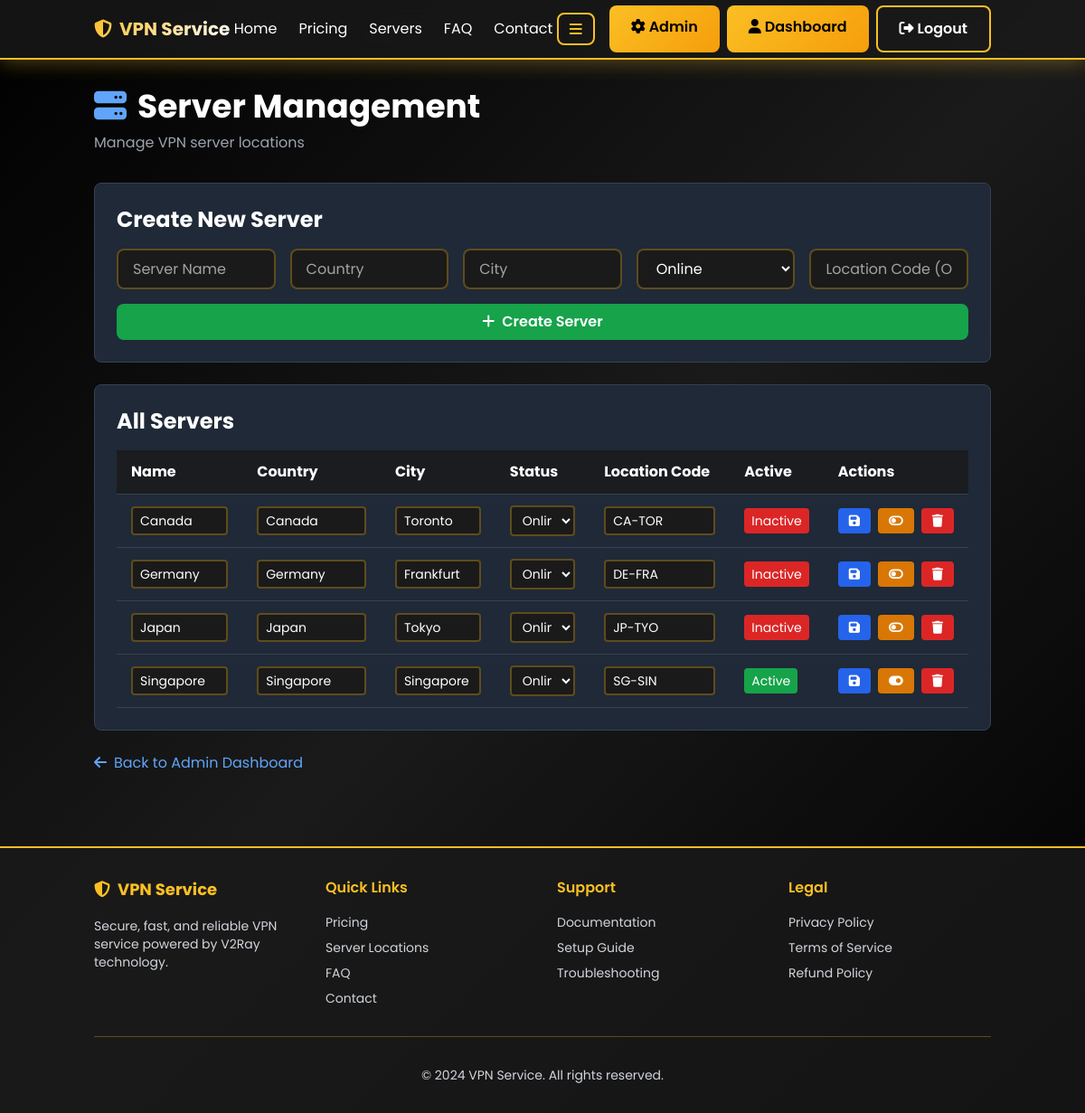
The app's page /admin/servers (signed in) with its own data.
### tables this page shows
CREATE TABLE servers (
                id INTEGER PRIMARY KEY AUTOINCREMENT,
                name TEXT NOT NULL,
                country TEXT NOT NULL,
                city TEXT NOT NULL,
                status TEXT DEFAULT 'online',
                location_code TEXT,
                created_at TEXT DEFAULT CURRENT_TIMESTAMP,
                is_active INTEGER DEFAULT 1
            );

### app.py (the view)
@app.route('/admin/servers')
@admin_required
def admin_servers():
    servers = get_all_servers()
    servers = [dict(server) for server in servers]
    return render_template('admin/servers.html', servers=servers)

### admin.py (called while the page is built)
def get_all_servers():
    return db.execute_query('SELECT * FROM servers ORDER BY country, city')

### app.py (called while the page is built)
def admin_required(f):
    @wraps(f)
    def decorated_function(*args, **kwargs):
        if 'user_id' not in session or not is_admin(session.get('email', '')):
            return redirect(url_for('login'))
        return f(*args, **kwargs)
    return decorated_function

### auth.py (called while the page is built)
def is_admin(email):
    return email == 'admin@vpnservice.com'

### models.py (called while the page is built)
    def get_connection(self):
        conn = sqlite3.connect(self.db_path)
        conn.row_factory = sqlite3.Row
        return conn

    def execute_query(self, query, params=()):
        conn = self.get_connection()
        cursor = conn.cursor()
        cursor.execute(query, params)
        result = cursor.fetchall()
        conn.commit()
        conn.close()
        return result

### templates/admin/servers.html (shortened to what this page needs)
{% extends "base.html" %}
{% block content %}
<div class="mb-8">
    <h1 class="text-4xl font-bold mb-2">
        <i class="fas fa-server text-blue-400 mr-3"></i>Server Management
    </h1>
    <p class="text-gray-400">Manage VPN server locations</p>
</div>
<div class="bg-gray-800 rounded-lg p-6 border border-gray-700 mb-6">
    <h2 class="text-2xl font-bold mb-4">Create New Server</h2>
    <form method="POST" action="{{ url_for('admin_create_server') }}" class="grid grid-cols-1 md:grid-cols-5 gap-4">
        <input type="text" name="name" placeholder="Server Name" required
               class="px-4 py-2 bg-gray-700 border border-gray-600 rounded-lg focus:outline-none focus:border-blue-500">
        <input type="text" name="country" placeholder="Country" required
               class="px-4 py-2 bg-gray-700 border border-gray-600 rounded-lg focus:outline-none focus:border-blue-500">
        <input type="text" name="city" placeholder="City" required
               class="px-4 py-2 bg-gray-700 border border-gray-600 rounded-lg focus:outline-none focus:border-blue-500">
        <select name="status" class="px-4 py-2 bg-gray-700 border border-gray-600 rounded-lg focus:outline-none focus:border-blue-500">
            <option value="online">Online</option>
        </select>
        <input type="text" name="location_code" placeholder="Location Code (Optional)"
               class="px-4 py-2 bg-gray-700 border border-gray-600 rounded-lg focus:outline-none focus:border-blue-500">
        <button type="submit" class="md:col-span-5 px-6 py-2 bg-green-600 hover:bg-green-700 rounded-lg font-semibold transition">
            <i class="fas fa-plus mr-2"></i>Create Server
        </button>
    </form>
</div>
<div class="bg-gray-800 rounded-lg p-6 border border-gray-700 overflow-x-auto">
    <h2 class="text-2xl font-bold mb-4">All Servers</h2>
    <table class="w-full">
        <thead>
            <tr class="border-b border-gray-700">
                <th class="text-left py-3 px-4">Name</th>
                <th class="text-left py-3 px-4">Country</th>
                <th class="text-left py-3 px-4">City</th>
                <th class="text-left py-3 px-4">Status</th>
                <th class="text-left py-3 px-4">Location Code</th>
                <th class="text-left py-3 px-4">Active</th>
                <th class="text-left py-3 px-4">Actions</th>
            </tr>
        </thead>
        <tbody>
            {% for server in servers %}
            <tr class="border-b border-gray-700 hover:bg-gray-700">
                <td class="py-3 px-4">
                    <form method="POST" action="{{ url_for('admin_update_server', server_id=server['id']) }}" class="inline">
                        <input type="text" name="name" value="{{ server['name'] }}" required
                               class="w-full px-2 py-1 bg-gray-700 border border-gray-600 rounded text-sm">
                </td>
                <td class="py-3 px-4">
                        <input type="text" name="country" value="{{ server['country'] }}" required
                               class="w-full px-2 py-1 bg-gray-700 border border-gray-600 rounded text-sm">
                </td>
                <td class="py-3 px-4">
                        <input type="text" name="city" value="{{ server['city'] }}" required
                               class="w-full px-2 py-1 bg-gray-700 border border-gray-600 rounded text-sm">
                </td>
                <td class="py-3 px-4">
                        <select name="status" class="w-full px-2 py-1 bg-gray-700 border border-gray-600 rounded text-sm">
                            <option value="online" {% if server['status'] == 'online' %}selected{% endif %}>Online</option>
                        </select>
                </td>
                <td class="py-3 px-4">
                        <input type="text" name="location_code" value="{{ server['location_code'] or '' }}"
                               class="w-full px-2 py-1 bg-gray-700 border border-gray-600 rounded text-sm">
                </td>
                <td class="py-3 px-4">
                    {% if server['is_active'] %}
                    <span class="px-2 py-1 bg-green-600 rounded text-sm">Active</span>
                    {% else %}
                    <span class="px-2 py-1 bg-red-600 rounded text-sm">Inactive</span>
                    {% endif %}
                </td>
                <td class="py-3 px-4">
                    <div class="flex space-x-2">
                        <button type="submit" class="px-3 py-1 bg-blue-600 hover:bg-blue-700 rounded text-sm transition">
                            <i class="fas fa-save"></i>
                        </button>
                        <a href="{{ url_for('admin_toggle_server', server_id=server['id']) }}"
                           class="px-3 py-1 bg-yellow-600 hover:bg-yellow-700 rounded text-sm transition">
                            <i class="fas fa-toggle-{{ 'on' if server['is_active'] else 'off' }}"></i>
                        </a>
                        <a href="{{ url_for('admin_delete_server', server_id=server['id']) }}"
                           onclick="return confirm('Are you sure you want to delete this server?')"
                           class="px-3 py-1 bg-red-600 hover:bg-red-700 rounded text-sm transition">
                            <i class="fas fa-trash"></i>
                        </a>
                    </div>
                </td>
            </tr>
            {% endfor %}
        </tbody>
    </table>
</div>
<div class="mt-6">
    <a href="{{ url_for('admin_dashboard') }}" class="text-blue-400 hover:text-blue-300">
        <i class="fas fa-arrow-left mr-2"></i>Back to Admin Dashboard
    </a>
</div>
{% endblock %}

### static/css/style.css (style rules this page uses)
* { font-family: 'Poppins', sans-serif; }
:root { --bg-primary: #000000; --bg-secondary: #1a1a1a; --bg-card: rgba(26, 26, 26, 0.8); --text-primary: #ffffff; --text-secondary: #e5e5e5; --text-muted: #a3a3a3; --accent-color: #fbbf24; --accent-hover: #f59e0b; --border-color: rgba(251, 191, 36, 0.3); --shadow-color: rgba(251, 191, 36, 0.3); }
body { background: linear-gradient(135deg, var(--bg-primary) 0%, var(--bg-secondary) 50%, var(--bg-primary) 100%); min-height: 100vh; animation: fadeIn 0.6s ease-out; color: var(--text-primary); transition: background 0.3s ease, color 0.3s ease; }
input, textarea, select { background: var(--bg-secondary) !important; border: 2px solid var(--border-color) !important; color: var(--text-primary) !important; transition: all 0.3s ease; }
input::placeholder, textarea::placeholder { color: var(--text-muted) !important; }
table { border-collapse: separate; border-spacing: 0; }
table thead { background: var(--bg-card); color: var(--text-primary); }
table tbody tr { transition: all 0.3s ease; color: var(--text-primary); }
i.fas, i.far { transition: all 0.3s ease; }

### records on screen
servers: name "Canada", country "Canada", city "Toronto", status "Online", location_code "CA-TOR", is_active "Inactive"
servers: name "Germany", country "Germany", city "Frankfurt", status "Online", location_code "DE-FRA", is_active "Inactive"
servers: name "Japan", country "Japan", city "Tokyo", status "Online", location_code "JP-TYO", is_active "Inactive"
servers: name "Singapore", country "Singapore", city "Singapore", status "Online", location_code "SG-SIN", is_active "Active"
